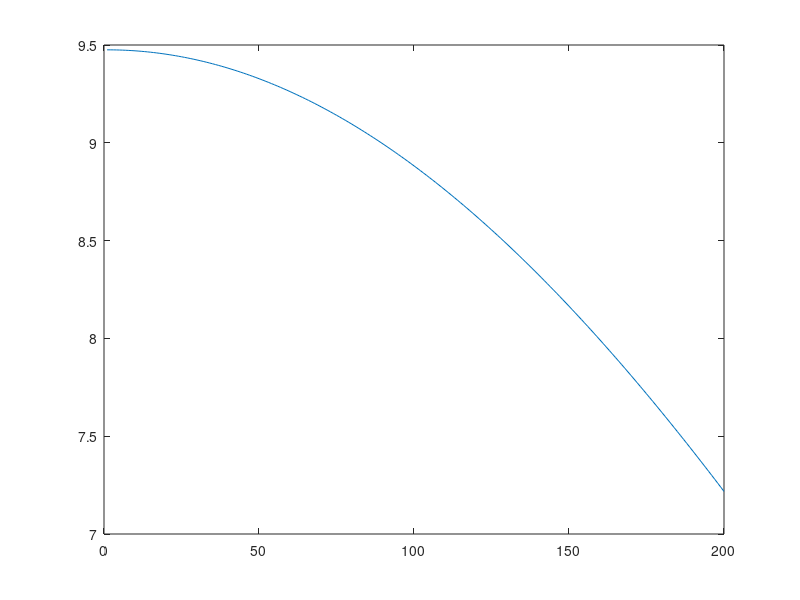

MATLAB code to generate this figure:
% rand('seed', 0);
time_len    = 10000;
conv_len    = 20;

sig_x       = rand(1, time_len) - 0.5;

conv_xy     = rand(1, conv_len);
conv_yz     = rand(1, conv_len);
l_conv_xy   = zeros(1, time_len);
l_conv_yz   = zeros(1, time_len);
l_conv_xy(1:conv_len)   = conv_xy;
l_conv_yz(1:conv_len)   = conv_yz;

sig_y       = conv(sig_x, conv_xy);
sig_z       = conv(sig_y, conv_yz);

sig_z_new   = conv(sig_x, conv(conv_xy, conv_yz));

sig_z_for_reg   = sig_z(conv_len*2-1:time_len-1);
sig_x_for_reg   = zeros(time_len - conv_len*2 +1, conv_len*2-1);
for idx_i=1:time_len - conv_len*2 +1
    sig_x_for_reg(idx_i, :)     = sig_x(idx_i:idx_i+conv_len*2-2);
end

[reg_cal, BINT, R_cal]  = regress(sig_z_for_reg', sig_x_for_reg);
reg_cal     = reg_cal(end:-1:1);
disp(sum(abs(reg_cal' - conv(conv_xy, conv_yz)))/sum(abs(conv(conv_xy, conv_yz))));
disp(sum(abs(R_cal))/sum(abs(sig_z)));

sig_y       = sig_y(1:time_len);
sig_z       = sig_z(1:time_len);

f_sig_x     = fft(sig_x);
f_sig_y     = fft(sig_y);
f_sig_z     = fft(sig_z);

f_conv_xy   = fft(l_conv_xy);
f_conv_yz   = fft(l_conv_yz);
f_conv_xz   = f_conv_xy.*f_conv_yz;

r_conv_xy   = f_sig_y./f_sig_x;
r_conv_yz   = f_sig_z./f_sig_y;
r_conv_xz   = f_sig_z./f_sig_x;

conv_xz     = ifft(r_conv_xz);
plot(abs(f_conv_xy(1:conv_len*10)));
% plot(sig_z);

disp(mean(abs(r_conv_xy)));
disp(mean(abs(r_conv_yz)));
disp(mean(abs(r_conv_xz)));
disp(mean(abs(r_conv_xy - f_conv_xy)));
disp(mean(abs(r_conv_yz - f_conv_yz)));
disp(mean(abs(r_conv_xz - f_conv_xz)));
disp(sum(abs(sig_z_new(1:time_len) - sig_z(1:time_len)))/sum(abs(sig_z)));




